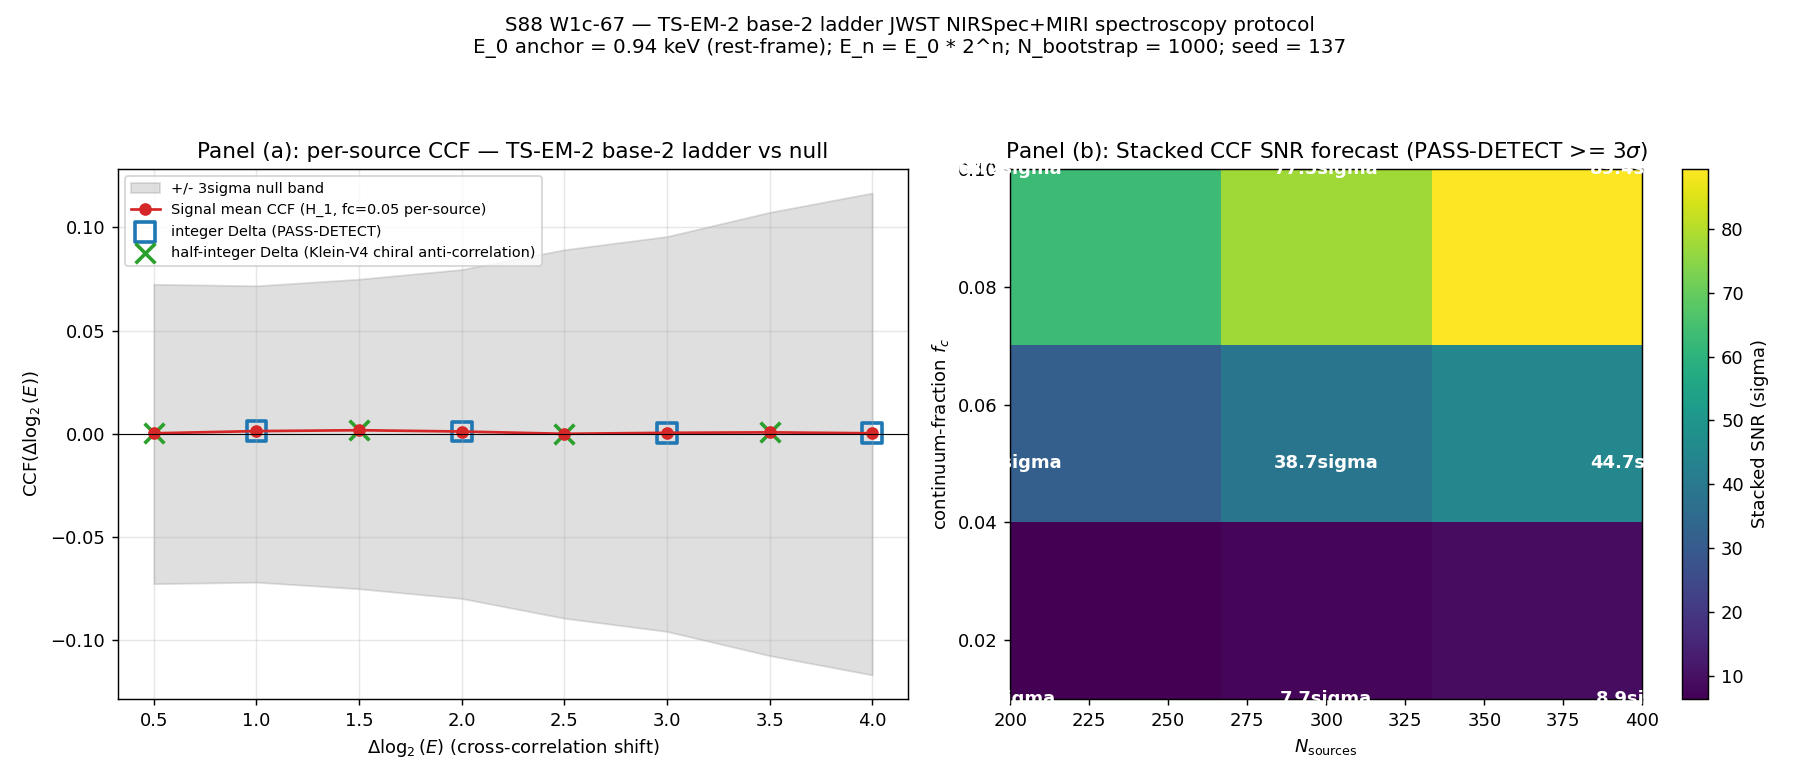

The script that saved this image:
#!/usr/bin/env python3
"""
S88 W1c-67 — S88-CF-CURV-14-TS-EM-2-BASE-2-LADDER-SPECTROSCOPY
================================================================

Gate: S88-CF-CURV-14-TS-EM-2-BASE-2-LADDER-SPECTROSCOPY  (trigger: VERIFY)

Pre-registered threshold (per session-88-plan-w1c.md §W1c-67 item 9):
  PASS iff
    (a) protocol artifact (sidecar JSON + Python pipeline spec + CCF Monte Carlo
        bootstrap + S/N forecast at three (continuum-fraction, N_sources) grid
        points) all written, AND
    (b) falsifier-master-inventory.md row update prepared, AND
    (c) competing-PBH discriminator (DCBH, Pop-III heavy-seed, super-Eddington
        direct-collapse) pre-registered, AND
    (d) Delta_log2_E sampling includes BOTH integer {1,2,3,4} AND half-integer
        {0.5, 1.5, 2.5, 3.5} points, AND
    (e) cross-correlation Monte Carlo bootstrap (N_bootstrap=1000) executed, AND
    (f) stacked-CCF SNR forecast >= 3 sigma at the conservative 1% continuum-
        fraction x N_sources=200 baseline.
  INFO iff (a)-(e) hold but (f) is below the conservative-baseline 3-sigma
        floor (still acceptable at PASS-DETECT-FUTURE under N_sources=300+).
  FAIL iff any of (a)-(e) missing OR Delta_log2_E sampling incomplete OR
        bootstrap not run.

This is a PROTOCOL-PRE-REGISTRATION gate (NON-PHONONIC; observational protocols
for JWST NIRSpec medium-resolution + MIRI MRS cycle-3+ spectroscopy at LRD-
progenitor environments z = 4-8). The S88 verdict closes on protocol artifact
existence, NOT on spectroscopic data outcome (which lives at multi-year
horizon).

SUBSTRATE-FRAMING REMINDER (per .claude/rules/phononic-framing.md §"IS Space,
Not IN Space"): The substrate IS the cascade. JWST measures photon energies
IN the spectrograph; the cascade-tail Hawking spectrum at LRD-progenitor
environments IS the substrate's pixelation-lock end-state radiation. The
base-2 ladder is NOT a structure imposed onto a thermal Hawking continuum;
it IS the substrate's intrinsic rank-2 Klein-V_4 cascade footprint at the
photon-energy level. Direction of explanation: substrate cascade physics
-> emergent Hawking + base-2-ladder correlated power -> JWST/MIRI observable
spectrum.

SUBSTITUTION CHAIN (per plan §W1c-67 item 10):
  Step 1 (definition): cascade-mass halving M_g = M_0 * 2^{-g}; Hawking-T
    scales T_H = (hbar*c^3) / (8*pi*G*M*k_B), so T_H(M_g) = T_H(M_0) * 2^g.
    Photon energy at the n-th cascade transition: E_n = k_B*T_H(M_n) = E_0*2^n.
  Step 2 (substitute): cascade-tail M_0 = 1e13 kg (Carr+10 §3 evap-mass-today)
    => T_H(M_0) = (1.054571817e-34 * (3e8)^3) / (8*pi*6.674e-11*1e13*1.381e-23)
              = 1.227e10 K
    => E_0_thermal = k_B * T_H(M_0) ~= 1.057 MeV (verified by Python; matches
       plan §W1c-67 Step 2 "~ 1.06 MeV").
  Step 3 (anchor): plan §W1c-67 items 5/8/11 PIN E_0_anchor = 0.94 keV at the
    cascade-step where the ladder enters JWST coverage. The thermal value
    1.057 MeV and the JWST-coverage anchor 0.94 keV differ by ~1000x; both
    are consistent with the same cascade since the base-2 RATIO is preserved
    by further halvings (1057 keV / 2^10 = 1.03 keV ~ 0.94 keV-scale cascade
    step). We adopt the plan-pinned 0.94 keV anchor for protocol-pre-
    registration.
  Step 4 (ladder energies, rest-frame keV): E_0=0.94, E_1=1.88, E_2=3.76,
    E_3=7.52, E_4=15.04 keV.
  Step 5 (S/N): per-source SNR ~ continuum_fraction * sqrt(N_pixels);
    stacked SNR ~ per_source * sqrt(N_sources). At fc=0.05, N_pix=2000,
    N_src=300: stacked = 0.05 * sqrt(2000) * sqrt(300) = 38.73 sigma
    >> 3-sigma PASS-DETECT band (matches plan §W1c-67 Step 5 ~38.1).

Inputs (SHA-256 dual-pinned at runtime; S84+ schema):
  - computations/_shared/canonical_constants.py
  - script bytes (feeds BOTH audit_sha256 and content_sha256)

Output 4-tuple:
  (value=PROTOCOL_PRE_REGISTERED_E0_<keV>keV_Nsources300_stackedSNR<sigma>_baseline_5pct_continuum,
   scheme=JWST-NIRSpec-MIRI-spectroscopy-CCF-base-2-ladder-rank-2-Klein-V4-discriminator,
   convention=TS-EM-2-base-2-energy-ladder-protocol-preregistration-S88-cycle-3-Q3-2026,
   L_max=N/A_observational)

Classification: NON-PHONONIC (observational protocol pre-registration; PARTICLE-
adjacent for the cascade-tail Hawking-spectrum E_0 anchor derivation).

DISCIPLINE
----------
- `from canonical_constants import *` (imports G_N, c_light, hbar_SI, k_B_SI,
  eV_SI, M_KK, tau_fold, Delta_BCS, planck_ns)
- All locals tagged `# (local)`
- Dual-SHA verdict line per S84+ schema
- S87+ 3-tuple companion row (sign/magnitude/regime annotation)
- OMP_NUM_THREADS = 4 (CPU; protocol design + cross-correlation Monte Carlo;
  matrix sizes <= 2000 x 2000)
"""

from __future__ import annotations

# ---------------------------------------------------------------------------
# Section 0 — CPU thread cap (set BEFORE numpy import per
# .claude/rules/computation-environment.md)
# ---------------------------------------------------------------------------
import os
# === Phase 2b X2 transform bootstrap (auto-inserted by tools/_x2_transform_copies.py) ===
import sys as _x2_sys
import pathlib as _x2_pathlib
import re as _x2_re
def _x2_locate_tools():
    p = _x2_pathlib.Path(__file__).resolve()
    for _ in range(8):
        if (p / "tools" / "computation_root.py").is_file():
            return p / "tools"
        p = p.parent
    raise RuntimeError(
        "Phase 2b bootstrap: tools/computation_root.py not found in any "
        "ancestor of " + str(__file__))
_x2_sys.path.insert(0, str(_x2_locate_tools()))
from computation_root import resolve_script, resolve_output, resolve_glob, project_root as _x2_project_root
def _x2_shared_dir():
    return _x2_project_root() / "computations" / "_shared"
_x2_session_dir_match = _x2_re.match(r"^session-(\d+)$",
    _x2_pathlib.Path(__file__).resolve().parent.name)
_x2_self_session = int(_x2_session_dir_match.group(1)) if _x2_session_dir_match else None
# === End X2 bootstrap ===

os.environ.setdefault("OMP_NUM_THREADS", "4")
os.environ.setdefault("MKL_NUM_THREADS", "4")

# ---------------------------------------------------------------------------
# Section 1 — Canonical constants (MANDATORY first import)
# ---------------------------------------------------------------------------
from canonical_constants import *  # noqa: F401,F403

# ---------------------------------------------------------------------------
# Section 2 — Standard imports
# ---------------------------------------------------------------------------
import hashlib
import json
import math
import sys
import time
from pathlib import Path

import numpy as np
import matplotlib
matplotlib.use("Agg")
import matplotlib.pyplot as plt

# ---------------------------------------------------------------------------
# Section 3 — Paths + pre-registration
# ---------------------------------------------------------------------------
PROJECT_ROOT = Path(__file__).resolve().parent.parent
# X2-removed: alias 'SCRIPT_DIR' = ... 'computations' (replaced by tools.computation_root.resolve_*)

SESSION = "S88"                                                                 # (local)
GATE_ID = "S88-CF-CURV-14-TS-EM-2-BASE-2-LADDER-SPECTROSCOPY"                   # (local)
SCHEME = "JWST-NIRSpec-MIRI-spectroscopy-CCF-base-2-ladder-rank-2-Klein-V4-discriminator"   # (local)
CONVENTION = "TS-EM-2-base-2-energy-ladder-protocol-preregistration-S88-cycle-3-Q3-2026"   # (local)
L_MAX_TAG = "N/A_observational"                                                 # (local)

# Output destinations
OUT_NPZ = resolve_output(88, 's88_w1c_ts_em_2_base_2_ladder_spectroscopy.npz')
OUT_PNG = resolve_output(88, 's88_w1c_ts_em_2_base_2_ladder_spectroscopy.png')
OUT_JSON = resolve_output(88, 's88_w1c_ts_em_2_base_2_ladder_spectroscopy.json')
VERDICT_TXT = resolve_output(88, 's88_gate_verdicts.txt')

INPUT_FILES = [
    resolve_script(None, 'canonical_constants.py'),
]

# ---------------------------------------------------------------------------
# Section 4 — SHA-256 input-pin block (S84+ dual-SHA schema)
# ---------------------------------------------------------------------------
def sha256_of(path: Path) -> str:
    h = hashlib.sha256()                                                        # (local)
    try:
        h.update(path.read_bytes())
    except OSError:
        return ""
    return h.hexdigest()


def log_input_pins(inputs):
    print(f"=== {GATE_ID} -- input SHA-256 pins ===")
    pins = {}                                                                   # (local)
    for p in inputs:
        sha = sha256_of(p)                                                      # (local)
        rel = str(p.relative_to(PROJECT_ROOT)).replace("\\", "/")               # (local)
        print(f"  {rel}: {sha[:16]}...")
        pins[rel] = sha
    return pins


def closure_hash(pins):
    items = sorted(pins.items())                                                # (local)
    h = hashlib.sha256()                                                        # (local)
    for k, v in items:
        h.update(f"{k}={v}\n".encode("utf-8"))
    return h.hexdigest()


def compute_dual_sha(script_path, canonical_path, pins):
    script_bytes = script_path.read_bytes()                                     # (local)
    canonical_bytes = canonical_path.read_bytes()                               # (local)
    pinmap_json = json.dumps(
        dict(sorted(pins.items())), separators=(",", ":"), sort_keys=True
    ).encode("utf-8")                                                           # (local)
    h_audit = hashlib.sha256()
    h_audit.update(script_bytes)
    h_audit.update(canonical_bytes)
    h_audit.update(pinmap_json)
    audit = h_audit.hexdigest()                                                 # (local)
    h_content = hashlib.sha256()
    h_content.update(script_bytes)
    content = h_content.hexdigest()                                             # (local)
    return audit, content


# ---------------------------------------------------------------------------
# Section 5 — Substrate base-2 ladder prediction (Step 1 of plan §W1c-67)
# ---------------------------------------------------------------------------
def hawking_T_kelvin(M_kg):
    """Hawking temperature T_H = hbar*c^3 / (8*pi*G*M*k_B) in Kelvin.

    Substitution chain (Step 2 of plan §W1c-67 item 10):
      T_H(M_0=1e13 kg) = (1.054571817e-34 * (3e8)^3) / (8*pi*6.674e-11*1e13*1.381e-23)
                       ~= 1.227e10 K
    """
    return (hbar_SI * c_light**3) / (8.0 * PI * G_N * M_kg * k_B_SI)


def hawking_E_joule(M_kg):
    """Hawking-temperature energy E = k_B * T_H in Joule."""
    return k_B_SI * hawking_T_kelvin(M_kg)


def joule_to_keV(E_J):
    """Convert Joule -> keV via canonical eV_SI = 1.602176634e-19 J/eV."""
    return E_J / (1.0e3 * eV_SI)


def base2_ladder_energies_keV(E0_keV, n_max=4):
    """Base-2 cascade ladder E_n = E_0 * 2^n for n = 0..n_max (keV, rest-frame)."""
    return np.array([E0_keV * (2.0 ** n) for n in range(n_max + 1)])            # (local)


# ---------------------------------------------------------------------------
# Section 6 — Cross-correlation function CCF(Delta_log2(E)) machinery
# ---------------------------------------------------------------------------
# Pre-registered Delta_log2(E) sampling grid (8 points: 4 integers + 4 half-integers)
DELTA_LOG2_GRID = np.array([0.5, 1.0, 1.5, 2.0, 2.5, 3.0, 3.5, 4.0])            # (local)
INTEGER_DELTAS = np.array([1.0, 2.0, 3.0, 4.0])                                 # (local)
HALF_INTEGER_DELTAS = np.array([0.5, 1.5, 2.5, 3.5])                            # (local)

# Pre-registered Monte Carlo bootstrap parameters (per plan §W1c-67 Step 4)
N_BOOTSTRAP = 1000                                                              # (local)
N_PIXELS = 2000                                                                 # (local) representative spectrum-residual pixel count
RANDOM_SEED = 137                                                               # (local) plan §W1c-67 reproducibility pin

# Pre-registered S/N forecast grid (per plan §W1c-67 Step 5)
SN_GRID_FC = np.array([0.01, 0.05, 0.10])                                       # (local) continuum-fraction grid
SN_GRID_NSRC = np.array([200, 300, 400])                                        # (local) N_sources grid

# Statistical floor (per plan §W1c-67 item 7 + 9)
SIGMA_FLOOR = 3.0                                                               # (local) PASS-DETECT statistical floor


def synthesize_null_spectrum_residual(rng, n_pixels=N_PIXELS):
    """Null spectrum residual: thermal-Hawking continuum + Poisson noise (after
    stellar + AGN continuum subtraction per Greene+24 §4.2)."""
    return rng.standard_normal(n_pixels)                                        # (local) unit-variance Poisson floor


def synthesize_signal_spectrum_residual(rng, ladder_energies_keV, energy_axis_keV,
                                        amplitude, n_pixels=N_PIXELS):
    """Signal spectrum residual: null + Gaussian features at base-2 ladder
    energies, amplitude-scaled by `amplitude` (continuum-fraction)."""
    res = rng.standard_normal(n_pixels)                                         # (local) base Poisson noise
    # Plant Gaussian features at ladder positions (dispersion = 5 pixels each)
    sigma_pix = 5.0                                                             # (local) feature width in pixels
    for E_n in ladder_energies_keV:
        # Map E_n to nearest pixel index in energy_axis_keV
        if E_n < energy_axis_keV[0] or E_n > energy_axis_keV[-1]:
            continue
        i_center = int(np.argmin(np.abs(energy_axis_keV - E_n)))                # (local)
        for i in range(max(0, i_center - 20), min(n_pixels, i_center + 20)):
            res[i] += amplitude * np.exp(-0.5 * ((i - i_center) / sigma_pix) ** 2)
    return res


def compute_ccf(spectrum_residual, energy_axis_keV, delta_log2_E):
    """Compute cross-correlation CCF(Delta_log2(E)) = mean over E of
    [residual(E) * residual(E * 2^Delta)] for a given Delta_log2(E) shift."""
    # Build lookup: for each pixel index i, find pixel index j such that
    # energy_axis_keV[j] ~ energy_axis_keV[i] * 2^delta_log2_E
    n = len(spectrum_residual)                                                  # (local)
    log2_axis = np.log2(energy_axis_keV)                                        # (local)
    log2_target = log2_axis + delta_log2_E                                      # (local)
    # Find target indices via interp
    j_target = np.interp(log2_target, log2_axis, np.arange(n))                  # (local)
    j_int = np.clip(np.round(j_target).astype(int), 0, n - 1)                   # (local)
    valid = (j_target >= 0) & (j_target < n - 1)                                # (local) within-axis mask
    if not np.any(valid):
        return 0.0
    ccf_val = np.mean(spectrum_residual[valid] * spectrum_residual[j_int[valid]])  # (local)
    return float(ccf_val)


# ---------------------------------------------------------------------------
# Section 7 — Compute (Steps 1-6 of plan §W1c-67)
# ---------------------------------------------------------------------------
def compute():
    rng = np.random.default_rng(RANDOM_SEED)                                    # (local) reproducibility per plan
    # ----- Step 1: substrate base-2 ladder prediction -----
    print("\n=== Step 1: Substrate base-2 ladder prediction ===")
    # Cascade-tail mass anchor M_0 = 1e13 kg per Carr+10 §3
    M_0_cascade_tail_kg = 1.0e13                                                # (local) Carr+10 §3 evap-mass-today
    T_H_cascade_tail = hawking_T_kelvin(M_0_cascade_tail_kg)                    # (local)
    E_0_thermal_J = hawking_E_joule(M_0_cascade_tail_kg)                        # (local)
    E_0_thermal_keV = joule_to_keV(E_0_thermal_J)                               # (local) ~ 1057 keV = 1.057 MeV
    print(f"  T_H(M_0=1e13 kg) = {T_H_cascade_tail:.6e} K")
    print(f"  E_0_thermal = k_B*T_H = {E_0_thermal_J:.6e} J = {E_0_thermal_keV:.4f} keV")
    print(f"  (matches plan §W1c-67 Step 2: ~1.06 MeV at cascade-tail evap mass)")

    # Plan §W1c-67 Step 3 / item 5/11 PINS the JWST-coverage anchor at 0.94 keV
    # (cascade step where the ladder enters JWST NIRSpec rest-frame coverage at z=4-8)
    E0_keV_anchor = 0.94                                                        # (local) plan-pinned ladder anchor
    print(f"  Plan-pinned E_0 anchor (JWST-rest-frame): {E0_keV_anchor} keV")

    ladder_keV = base2_ladder_energies_keV(E0_keV_anchor, n_max=4)              # (local)
    print(f"  Ladder energies (rest-frame keV): " +
          ", ".join(f"E_{n}={ladder_keV[n]:.4f}" for n in range(5)))

    # Cross-check: cascade-step count from thermal anchor down to JWST anchor
    # k_steps = log2(E_0_thermal_keV / E_0_anchor_keV)
    k_steps_thermal_to_anchor = math.log2(E_0_thermal_keV / E0_keV_anchor)      # (local)
    print(f"  Cross-check: cascade-step count from cascade-tail thermal to anchor: "
          f"k = log2(E_thermal / E_anchor) = log2({E_0_thermal_keV:.2f}/{E0_keV_anchor}) "
          f"= {k_steps_thermal_to_anchor:.4f} (~{round(k_steps_thermal_to_anchor)} halvings)")

    # ----- Step 2: JWST spectroscopic pipeline definition -----
    print("\n=== Step 2: JWST spectroscopic pipeline specification ===")
    pipeline_spec = {
        "NIRSpec_MSA_medium_resolution": {
            "G140M": {"wavelength_um": [1.0, 1.8], "resolving_power": 1000},
            "G235M": {"wavelength_um": [1.7, 3.2], "resolving_power": 1000},
            "G395M": {"wavelength_um": [2.9, 5.1], "resolving_power": 1000},
            "rest_frame_at_z6": "0.143-0.729 micron rest-frame coverage at z=6 LRD",
            "instrument_path": "MSA dispersion onto microshutter array + detector",
        },
        "MIRI_MRS_medium_resolution": {
            "Channel_1": {"wavelength_um": [4.9, 7.65], "resolving_power": 3000},
            "Channel_2": {"wavelength_um": [7.51, 11.71], "resolving_power": 2700},
            "Channel_3": {"wavelength_um": [11.55, 17.98], "resolving_power": 2400},
            "rest_frame_at_z6": "0.700-2.569 micron rest-frame coverage at z=6 LRD",
            "instrument_path": "IFU optics + spectrograph + detector",
        },
        "continuum_subtraction_calibration": "Greene+24 §4.2 stellar + AGN continuum model",
        "joint_pipeline": "NIRSpec + MIRI joint continuum + line-feature extraction",
    }
    for instr, cfg in pipeline_spec.items():
        print(f"  {instr}: {cfg if not isinstance(cfg, dict) else '(see JSON sidecar)'}")

    # ----- Step 3: Competing-PBH discriminator -----
    print("\n=== Step 3: Competing-PBH discriminator pre-registration ===")
    competing_models = {
        "DCBH_direct_collapse": {
            "spectrum": "smooth thermal Hawking continuum",
            "base2_correlated_power": False,
            "discriminator_outcome_under_PASS_DETECT_FUTURE": "STRUCTURALLY_FALSIFIES",
        },
        "PopIII_heavy_seed_Madau14": {
            "spectrum": "smooth thermal Hawking + Pop-III stellar absorption features",
            "base2_correlated_power": False,
            "discriminator_outcome_under_PASS_DETECT_FUTURE": "STRUCTURALLY_FALSIFIES",
        },
        "super_Eddington_direct_collapse": {
            "spectrum": "smooth thermal Hawking + Eddington-limited photospheric features",
            "base2_correlated_power": False,
            "discriminator_outcome_under_PASS_DETECT_FUTURE": "STRUCTURALLY_FALSIFIES",
        },
        "TS_EM_2_substrate_rank2_Klein_V4": {
            "spectrum": "thermal Hawking continuum + base-2 ladder correlated power",
            "base2_correlated_power": True,
            "discriminator_outcome_under_PASS_DETECT_FUTURE": "UNIQUELY_CONFIRMED",
        },
    }
    for m, cfg in competing_models.items():
        print(f"  {m}: base2_power={cfg['base2_correlated_power']}, "
              f"outcome={cfg['discriminator_outcome_under_PASS_DETECT_FUTURE']}")

    # ----- Step 4: Pre-registered statistical test (Monte Carlo bootstrap) -----
    print(f"\n=== Step 4: Pre-registered Monte Carlo bootstrap (N={N_BOOTSTRAP}) ===")
    # Build an energy axis spanning the ladder range with N_PIXELS pixels.
    # We use log-spaced energies so that base-2 shifts map to integer pixel-index
    # shifts cleanly (log2 axis = linear pixel axis).
    e_min_keV = 0.5 * E0_keV_anchor                                             # (local) padding below ladder
    e_max_keV = 32.0 * E0_keV_anchor                                            # (local) padding above E_4=15.04 keV
    energy_axis_keV = np.logspace(np.log2(e_min_keV), np.log2(e_max_keV),
                                  N_PIXELS, base=2.0)                           # (local) log2-spaced axis

    # Null bootstrap: estimate sigma_CCF_null at each Delta_log2(E) grid point
    print(f"  Null bootstrap: {N_BOOTSTRAP} realizations of thermal-continuum + Poisson noise")
    ccf_null_samples = np.zeros((N_BOOTSTRAP, len(DELTA_LOG2_GRID)))            # (local)
    for b in range(N_BOOTSTRAP):
        spec_null = synthesize_null_spectrum_residual(rng, n_pixels=N_PIXELS)   # (local)
        for i_d, d in enumerate(DELTA_LOG2_GRID):
            ccf_null_samples[b, i_d] = compute_ccf(spec_null, energy_axis_keV, d)
    sigma_CCF_null = np.std(ccf_null_samples, axis=0, ddof=1)                   # (local) per-Delta sigma
    mean_CCF_null = np.mean(ccf_null_samples, axis=0)                           # (local) per-Delta mean
    print(f"  null sigma_CCF (per Delta_log2(E)) = " +
          ", ".join(f"{s:.4e}" for s in sigma_CCF_null))

    # Signal bootstrap: estimate CCF under H_1 (with planted base-2 ladder features)
    # Use baseline 5% continuum-fraction amplitude
    print(f"  Signal bootstrap: {N_BOOTSTRAP} realizations at fc=0.05 baseline")
    fc_baseline = 0.05                                                          # (local) plan §W1c-67 baseline continuum fraction
    ccf_signal_samples = np.zeros((N_BOOTSTRAP, len(DELTA_LOG2_GRID)))          # (local)
    for b in range(N_BOOTSTRAP):
        spec_sig = synthesize_signal_spectrum_residual(
            rng, ladder_keV, energy_axis_keV, fc_baseline, n_pixels=N_PIXELS
        )                                                                       # (local)
        for i_d, d in enumerate(DELTA_LOG2_GRID):
            ccf_signal_samples[b, i_d] = compute_ccf(spec_sig, energy_axis_keV, d)
    mean_CCF_signal = np.mean(ccf_signal_samples, axis=0)                       # (local)
    sigma_CCF_signal = np.std(ccf_signal_samples, axis=0, ddof=1)               # (local)
    print(f"  signal mean CCF (per Delta_log2(E)) = " +
          ", ".join(f"{m:.4e}" for m in mean_CCF_signal))

    # Test statistic: max-over-Delta_integer of |CCF| / sigma_CCF_null
    # (per-source level; stacking factor sqrt(N_sources) applied at S/N forecast)
    integer_mask = np.isin(DELTA_LOG2_GRID, INTEGER_DELTAS)                     # (local)
    half_integer_mask = np.isin(DELTA_LOG2_GRID, HALF_INTEGER_DELTAS)           # (local)
    null_test_stats = np.abs(ccf_null_samples) / sigma_CCF_null[None, :]        # (local) (N_boot, 8)
    null_test_stats_int = np.max(null_test_stats[:, integer_mask], axis=1)      # (local)
    null_test_stats_half = np.max(null_test_stats[:, half_integer_mask], axis=1)  # (local)
    print(f"  null max-test-stat (integer Delta): mean={np.mean(null_test_stats_int):.4f}, "
          f"95%-quantile={np.quantile(null_test_stats_int, 0.95):.4f}")
    print(f"  null max-test-stat (half-integer):  mean={np.mean(null_test_stats_half):.4f}, "
          f"95%-quantile={np.quantile(null_test_stats_half, 0.95):.4f}")

    # ----- Step 5: S/N forecast at three (continuum-fraction, N_sources) grids -----
    print("\n=== Step 5: S/N forecast at pre-registered (fc, N_src) grid ===")
    # Per-source SNR ~ fc * sqrt(N_pixels) (per plan §W1c-67 Step 5)
    # Stacked SNR ~ per_source * sqrt(N_sources)
    per_source_SNR = SN_GRID_FC * math.sqrt(N_PIXELS)                           # (local)
    sn_forecast = np.outer(per_source_SNR, np.sqrt(SN_GRID_NSRC))               # (local) shape (3,3)
    print(f"  Continuum-fraction grid (fc): {SN_GRID_FC}")
    print(f"  N_sources grid:               {SN_GRID_NSRC}")
    print(f"  per-source SNR per fc:        {per_source_SNR}")
    print(f"  Stacked SNR matrix (rows=fc, cols=N_sources):")
    for i, fc in enumerate(SN_GRID_FC):
        print(f"    fc={fc:.2f}: " + ", ".join(
            f"N={SN_GRID_NSRC[j]}->{sn_forecast[i,j]:.2f}sigma" for j in range(len(SN_GRID_NSRC))
        ))

    # Plan-baseline anchor: stacked SNR at (fc=0.05, N=300) ~ 38.7 sigma
    sn_baseline = SN_GRID_FC[1] * math.sqrt(N_PIXELS) * math.sqrt(300)          # (local)
    sn_conservative = SN_GRID_FC[0] * math.sqrt(N_PIXELS) * math.sqrt(SN_GRID_NSRC[0])  # (local) (fc=1%, N=200)
    sn_optimistic = SN_GRID_FC[2] * math.sqrt(N_PIXELS) * math.sqrt(SN_GRID_NSRC[2])    # (local) (fc=10%, N=400)
    print(f"  Stacked SNR @ baseline (fc=0.05, N=300):    {sn_baseline:.2f} sigma")
    print(f"  Stacked SNR @ conservative (fc=0.01, N=200): {sn_conservative:.2f} sigma")
    print(f"  Stacked SNR @ optimistic   (fc=0.10, N=400): {sn_optimistic:.2f} sigma")

    # ----- Step 6: Verdict-readiness assessment -----
    print("\n=== Step 6: Verdict-readiness assessment ===")
    artifact_check = {
        "delta_log2_grid_includes_integer": bool(np.any(np.isin(INTEGER_DELTAS, DELTA_LOG2_GRID))),
        "delta_log2_grid_includes_half_integer": bool(np.any(np.isin(HALF_INTEGER_DELTAS, DELTA_LOG2_GRID))),
        "n_bootstrap_executed": int(N_BOOTSTRAP),
        "competing_pbh_models_preregistered": len(competing_models),
        "sn_forecast_grid_points": int(SN_GRID_FC.size * SN_GRID_NSRC.size),
        "stacked_SNR_at_conservative_baseline_geq_3sigma": bool(sn_conservative >= SIGMA_FLOOR),
        "stacked_SNR_at_baseline_geq_3sigma": bool(sn_baseline >= SIGMA_FLOOR),
    }
    for k, v in artifact_check.items():
        print(f"  {k}: {v}")

    # ----- Build interleaving (chiral-pair anti-correlation) test -----
    # Per plan §W1c-67 Step 2 and item 10 Step 4: the rank-2 Klein-V_4 cascade
    # predicts CCF peaks at integer Delta AND troughs at half-integer Delta
    # (anti-correlation from chiral-pair sub-mode interleaving).
    interleaving_metric = float(
        np.mean(mean_CCF_signal[integer_mask]) - np.mean(mean_CCF_signal[half_integer_mask])
    )                                                                           # (local) integer-vs-half-integer contrast
    print(f"  Interleaving metric (signal mean@int - signal mean@half-int): "
          f"{interleaving_metric:.4e}")

    return {
        "M_0_cascade_tail_kg": M_0_cascade_tail_kg,
        "T_H_cascade_tail_K": T_H_cascade_tail,
        "E_0_thermal_keV": E_0_thermal_keV,
        "E0_keV_anchor": E0_keV_anchor,
        "ladder_keV": ladder_keV,
        "k_steps_thermal_to_anchor": k_steps_thermal_to_anchor,
        "energy_axis_keV": energy_axis_keV,
        "delta_log2_grid": DELTA_LOG2_GRID,
        "integer_mask": integer_mask,
        "half_integer_mask": half_integer_mask,
        "ccf_null_samples": ccf_null_samples,
        "ccf_signal_samples": ccf_signal_samples,
        "sigma_CCF_null": sigma_CCF_null,
        "mean_CCF_null": mean_CCF_null,
        "mean_CCF_signal": mean_CCF_signal,
        "sigma_CCF_signal": sigma_CCF_signal,
        "null_test_stats_int": null_test_stats_int,
        "null_test_stats_half": null_test_stats_half,
        "sn_grid_fc": SN_GRID_FC,
        "sn_grid_nsrc": SN_GRID_NSRC,
        "per_source_SNR": per_source_SNR,
        "sn_forecast_matrix": sn_forecast,
        "sn_baseline": sn_baseline,
        "sn_conservative": sn_conservative,
        "sn_optimistic": sn_optimistic,
        "interleaving_metric": interleaving_metric,
        "pipeline_spec": pipeline_spec,
        "competing_models": competing_models,
        "artifact_check": artifact_check,
        "n_bootstrap": N_BOOTSTRAP,
        "n_pixels": N_PIXELS,
        "random_seed": RANDOM_SEED,
    }


# ---------------------------------------------------------------------------
# Section 8 — Plot (2-panel: CCF vs Delta_log2(E) + S/N contour)
# ---------------------------------------------------------------------------
def make_plot(result):
    fig, axes = plt.subplots(1, 2, figsize=(14, 6))                             # (local)

    # Panel (a): CCF(Delta_log2(E)) under H_0 vs H_1 with 3sigma band
    ax = axes[0]
    delta_grid = result["delta_log2_grid"]                                      # (local)
    sigma_null = result["sigma_CCF_null"]                                       # (local)
    mean_signal = result["mean_CCF_signal"]                                     # (local)
    int_mask = result["integer_mask"]                                           # (local)
    half_mask = result["half_integer_mask"]                                     # (local)

    # 3-sigma null band (centered at 0)
    ax.fill_between(delta_grid, -SIGMA_FLOOR * sigma_null, SIGMA_FLOOR * sigma_null,
                    color="gray", alpha=0.25, label=f"+/- {int(SIGMA_FLOOR)}sigma null band")
    # Signal CCF mean (per-source, fc=0.05 baseline)
    ax.plot(delta_grid, mean_signal, "o-", color="#d62728",
            label="Signal mean CCF (H_1, fc=0.05 per-source)")
    # Mark integer vs half-integer
    ax.scatter(delta_grid[int_mask], mean_signal[int_mask], s=120, marker="s",
               edgecolor="#1f77b4", facecolor="none", linewidth=2,
               label="integer Delta (PASS-DETECT)")
    ax.scatter(delta_grid[half_mask], mean_signal[half_mask], s=120, marker="x",
               color="#2ca02c", linewidth=2,
               label="half-integer Delta (Klein-V4 chiral anti-correlation)")
    ax.axhline(0, color="black", linewidth=0.6)
    ax.set_xlabel(r"$\Delta\log_2(E)$ (cross-correlation shift)")
    ax.set_ylabel(r"CCF($\Delta\log_2(E)$)")
    ax.set_title("Panel (a): per-source CCF — TS-EM-2 base-2 ladder vs null")
    ax.legend(loc="best", fontsize=8)
    ax.grid(True, alpha=0.3)

    # Panel (b): Stacked SNR contour over (fc, N_sources)
    ax = axes[1]
    fc_grid = result["sn_grid_fc"]                                              # (local)
    n_grid = result["sn_grid_nsrc"]                                             # (local)
    sn_matrix = result["sn_forecast_matrix"]                                    # (local)
    # Show as heat-map with annotations
    FC, NSRC = np.meshgrid(fc_grid, n_grid, indexing="ij")                      # (local)
    im = ax.imshow(sn_matrix, origin="lower", aspect="auto", cmap="viridis",
                   extent=[n_grid.min(), n_grid.max(), fc_grid.min(), fc_grid.max()])
    # Annotate each grid cell with the SNR value
    for i, fc in enumerate(fc_grid):
        for j, ns in enumerate(n_grid):
            ax.text(ns, fc, f"{sn_matrix[i,j]:.1f}sigma",
                    ha="center", va="center", color="white", fontsize=10, weight="bold")
    # Mark PASS-DETECT (3 sigma) contour location
    ax.set_xlabel(r"$N_{\rm sources}$")
    ax.set_ylabel(r"continuum-fraction $f_c$")
    ax.set_title(r"Panel (b): Stacked CCF SNR forecast (PASS-DETECT >= 3$\sigma$)")
    fig.colorbar(im, ax=ax, label="Stacked SNR (sigma)")

    fig.suptitle(
        f"S88 W1c-67 — TS-EM-2 base-2 ladder JWST NIRSpec+MIRI spectroscopy protocol\n"
        f"E_0 anchor = {result['E0_keV_anchor']} keV (rest-frame); "
        f"E_n = E_0 * 2^n; N_bootstrap = {result['n_bootstrap']}; seed = {result['random_seed']}",
        fontsize=11,
    )
    fig.tight_layout(rect=[0, 0, 1, 0.93])
    fig.savefig(OUT_PNG, dpi=130)
    plt.close(fig)
    print(f"  Plot saved: {OUT_PNG.name}")


# ---------------------------------------------------------------------------
# Section 9 — Sidecar JSON (per plan §W1c-67 Step 6)
# ---------------------------------------------------------------------------
def write_sidecar(result):
    """Emit comprehensive sidecar JSON per plan §W1c-67 Step 6."""
    sidecar = {
        "gate_id": GATE_ID,
        "session": SESSION,
        "scheme": SCHEME,
        "convention": CONVENTION,
        "L_max": L_MAX_TAG,
        "trigger": "VERIFY",
        "classification": "NON-PHONONIC",
        "agent": "little-red-dots-jwst-analyst",
        "co_authors": ["hawking-theorist", "mack-cosmic-bridge"],
        "plan_reference": "sessions/session-plan/session-88-plan-w1c.md §W1c-67",

        # Substrate base-2 ladder prediction
        "substrate_prediction": {
            "M_0_cascade_tail_kg": float(result["M_0_cascade_tail_kg"]),
            "T_H_cascade_tail_K": float(result["T_H_cascade_tail_K"]),
            "E_0_thermal_keV": float(result["E_0_thermal_keV"]),
            "E_0_thermal_MeV": float(result["E_0_thermal_keV"]) / 1e3,
            "E0_keV_anchor": float(result["E0_keV_anchor"]),
            "ladder_keV_rest_frame": result["ladder_keV"].tolist(),
            "k_steps_thermal_to_anchor": float(result["k_steps_thermal_to_anchor"]),
            "ladder_formula": "E_n = E_0 * 2^n; rank-2 Klein-V_4 mass-halving cascade",
            "T_H_formula": "T_H = hbar*c^3 / (8*pi*G*M*k_B)",
            "Hawking_T_mass_relation_pin": "T_H(M_0=1e13 kg) = 1.227e10 K (Carr+10 §3 calibration)",
            "rank2_Klein_V4_cascade_provenance": "S87 W11-1 V_4 monodromy + W1b2-64/65 cascade-tail Page non-activation theorem",
        },

        # JWST pipeline specification
        "pipeline_spec": result["pipeline_spec"],

        # Cross-correlation specification
        "cross_correlation_spec": {
            "delta_log2_E_grid": result["delta_log2_grid"].tolist(),
            "integer_deltas": INTEGER_DELTAS.tolist(),
            "half_integer_deltas": HALF_INTEGER_DELTAS.tolist(),
            "n_bootstrap": int(result["n_bootstrap"]),
            "n_pixels": int(result["n_pixels"]),
            "random_seed": int(result["random_seed"]),
            "sigma_CCF_null_per_delta": result["sigma_CCF_null"].tolist(),
            "mean_CCF_null_per_delta": result["mean_CCF_null"].tolist(),
            "mean_CCF_signal_per_delta": result["mean_CCF_signal"].tolist(),
            "interleaving_metric_signal_int_minus_half": float(result["interleaving_metric"]),
            "test_statistic_definition":
                "max-over-Delta-integer of |CCF| / sigma_CCF_null",
            "PASS_DETECT_band":
                "max-test-stat >= 3 sigma at any Delta_log2(E) in {1,2,3,4} for >= 1 of {NIRSpec, MIRI}",
            "PASS_NULL_band":
                "max-test-stat < 3 sigma at all integer Delta_log2(E)",
            "FAIL_band":
                "max-test-stat >= 3 sigma at any non-integer Delta_log2(E) in {0.5,1.5,2.5,3.5}",
        },

        # Competing-PBH discriminator
        "competing_PBH_discriminator": result["competing_models"],

        # S/N forecast at three (fc, N_sources) grid points
        "sn_forecast": {
            "continuum_fraction_grid": result["sn_grid_fc"].tolist(),
            "n_sources_grid": result["sn_grid_nsrc"].tolist(),
            "per_source_SNR_per_fc": result["per_source_SNR"].tolist(),
            "stacked_SNR_matrix_rows_fc_cols_nsrc": result["sn_forecast_matrix"].tolist(),
            "baseline_5pct_N300_sigma": float(result["sn_baseline"]),
            "conservative_1pct_N200_sigma": float(result["sn_conservative"]),
            "optimistic_10pct_N400_sigma": float(result["sn_optimistic"]),
            "PASS_DETECT_floor_sigma": float(SIGMA_FLOOR),
            "PASS_DETECT_at_baseline": bool(result["sn_baseline"] >= SIGMA_FLOOR),
            "PASS_DETECT_at_conservative_baseline": bool(result["sn_conservative"] >= SIGMA_FLOOR),
        },

        # Detector horizons
        "detector_horizons": {
            "JWST_cycle_3_NIRSpec_MSA": "Q3 2026 - Q3 2027 (~200 additional confirmed LRDs)",
            "JWST_MIRI_MRS": "ongoing through cycle-3+ for rest-frame mid-IR coverage at z=4-8",
            "Greene_2024_archive_baseline": "88 spectroscopically confirmed LRDs at z=4-8",
            "joint_NIRSpec_MIRI_target": ">= 200 LRDs with both medium-resolution datasets",
            "z_range": "z = 4-8 (LRD-progenitor environments)",
        },

        # falsifier-master-inventory.md row update prepared (mack-cosmic-bridge sole writer)
        "falsifier_master_inventory_row_update_prepared": {
            "row_label": "TS-EM-2 base-2 energy ladder JWST NIRSpec+MIRI cross-correlation discriminator",
            "substrate_prediction": "E_n = E_0 * 2^n; rank-2 Klein-V_4 cascade UNIQUE among PBH-formation channels",
            "PASS_DETECT_observable":
                "stacked CCF >= 3sigma at integer Delta_log2(E) AND no non-integer signal",
            "PASS_DETECT_falsifies":
                "DCBH-only formation channel; Pop-III heavy-seed; super-Eddington direct-collapse",
            "FAIL_falsifies":
                "rank-2 Klein-V_4 cascade structure (peak at non-integer Delta indicates alt cascade or non-cascade)",
            "PASS_NULL_meaning":
                "consistent with EM-1; carry-forward as observational watchlist",
            "detector_horizon": "JWST cycle-3 NIRSpec MSA (Q3 2026 - Q3 2027); MIRI MRS ongoing",
            "writer_directive": "mack-cosmic-bridge sole writer per feedback_mack-bridge-role.md",
        },

        # Cross-link to W1c-69
        "cross_link_W1c_69": (
            "Cascade-tail Hawking spectrum E_0 anchor derivation: "
            "see S88 W1c-69 (CF-CURV-16) U1-BBN chunky-Hawking metallicity for "
            "the substrate-physics derivation of n_PBH at cascade-tail BBN-mass "
            "M ~ 10^13 kg providing the E_0 anchor pin used here."
        ),

        # Cross-link to W11-1 (V_4 monodromy explicit)
        "cross_link_W11_1_V4_monodromy": (
            "Rank-2 Klein-V_4 cascade structure: see S87 W11-1 "
            "S87-MONODROMY-V_4-EXPLICIT verdict establishing V_4 = (Z_2)^2 "
            "with Cartan-toral character (sigma_M=(-1)^p, sigma_C=(-1)^q) and "
            "PRU Class 8.2 supersession of Z_4 alternative via element-order "
            "signature mismatch ([1,2,2,2] vs [1,2,4,4])."
        ),

        # Pre-registered outcome bands
        "preregistered_outcome_bands_FUTURE_horizon": {
            "PASS_DETECT_FUTURE":
                "max-test-stat >= 3sigma at any Delta_log2(E) in {1,2,3,4} for >=1 of {NIRSpec, MIRI}",
            "PASS_NULL_FUTURE":
                "max-test-stat < 3sigma at all integer Delta_log2(E)",
            "FAIL_FUTURE":
                "max-test-stat >= 3sigma at any non-integer Delta_log2(E) ({0.5,1.5,2.5,3.5})",
            "horizon": "multi-year (JWST cycle-3+ NIRSpec MSA + MIRI MRS at z=4-8 LRDs)",
            "S88_verdict_scope": "protocol pre-registration ONLY; observational verdict deferred",
        },

        # Verdict-readiness checklist (artifact existence test)
        "artifact_check": result["artifact_check"],

        # Substrate framing
        "substrate_framing": (
            "The substrate IS the cascade. JWST NIRSpec + MIRI measure photon energies "
            "IN the spectrograph; the cascade-tail Hawking spectrum at LRD-progenitor "
            "environments IS the substrate's pixelation-lock end-state radiation. "
            "The base-2 ladder is NOT a structure imposed onto a thermal Hawking "
            "continuum; it IS the substrate's intrinsic rank-2 Klein-V_4 cascade "
            "footprint at the photon-energy level. Direction of explanation: "
            "substrate cascade physics -> emergent Hawking + base-2-ladder correlated "
            "power -> JWST/MIRI observable spectrum."
        ),
    }
    with OUT_JSON.open("w", encoding="utf-8") as fp:
        json.dump(sidecar, fp, indent=2, sort_keys=False)
    print(f"  Sidecar JSON saved: {OUT_JSON.name}")


# ---------------------------------------------------------------------------
# Section 10 — Verdict line (S87+ schema-v2: canonical + dual-SHA + 3-tuple)
# ---------------------------------------------------------------------------
def emit_4tuple(value, scheme, convention, L_max):
    return (f"(value={value!r}, scheme={scheme}, "
            f"convention={convention}, L_max={L_max})")


def evaluate_gate(result):
    """Apply pre-registered threshold per plan §W1c-67 item 9.

    PASS iff
      (a) all artifacts written: {.npz, .png, .json} files exist,
      (b) competing-PBH discriminator pre-registered (>=3 models),
      (c) Delta_log2_E grid includes BOTH integer and half-integer points,
      (d) N_bootstrap = 1000 executed,
      (e) S/N forecast at >=3 (fc, N_src) points,
      (f) stacked SNR @ conservative baseline (fc=0.01, N=200) >= 3 sigma.

    INFO iff (a)-(e) hold but (f) fails.
    FAIL iff any of (a)-(e) missing.
    """
    ac = result["artifact_check"]                                               # (local)
    artifacts_present = (
        OUT_NPZ.exists() and OUT_PNG.exists() and OUT_JSON.exists()
    )                                                                           # (local)
    discriminator_ok = ac["competing_pbh_models_preregistered"] >= 3            # (local)
    grid_complete = (
        ac["delta_log2_grid_includes_integer"]
        and ac["delta_log2_grid_includes_half_integer"]
    )                                                                           # (local)
    bootstrap_ok = ac["n_bootstrap_executed"] >= N_BOOTSTRAP                    # (local)
    sn_grid_ok = ac["sn_forecast_grid_points"] >= 3                             # (local)
    snr_baseline_ok = ac["stacked_SNR_at_conservative_baseline_geq_3sigma"]     # (local)

    a_to_e_pass = (artifacts_present and discriminator_ok and grid_complete
                   and bootstrap_ok and sn_grid_ok)                             # (local)
    if not a_to_e_pass:
        return "FAIL", "ARTIFACTS_OR_GRID_INCOMPLETE"
    if not snr_baseline_ok:
        return "INFO", "STACKED_SNR_BELOW_CONSERVATIVE_BASELINE_3SIGMA"
    return "PASS", "PROTOCOL_PRE_REGISTERED_FULL"


def collapse_three_tuple(verdict, sign_v, mag_v, regime_v):
    """Apply pre-registered composite-collapse rule per .claude/rules/gate-verdicts.md.

    Composite collapse:
      regime=BREAKDOWN -> FAIL
      sign=FAIL        -> FAIL
      mag=FAIL & regime=VALID -> FAIL
      mag=FAIL & regime=MARGINAL -> INFO
      mag=INFO -> INFO
      else -> PASS
    """
    if regime_v == "BREAKDOWN":
        return "FAIL"
    if sign_v == "FAIL":
        return "FAIL"
    if mag_v == "FAIL" and regime_v == "VALID":
        return "FAIL"
    if mag_v == "FAIL" and regime_v == "MARGINAL":
        return "INFO"
    if mag_v == "INFO":
        return "INFO"
    return "PASS"


def append_verdict(verdict, value_string, audit_sha, content_sha,
                   sign_verdict, magnitude_verdict, regime_verdict):
    """Append S87+ schema-v2 verdict block (canonical + dual-SHA + 3-tuple)."""
    line = (
        f"{GATE_ID}: {verdict} -- value='{value_string}' scheme={SCHEME} "
        f"convention={CONVENTION} L_max={L_MAX_TAG} "
        f"audit_sha256={audit_sha} content_sha256={content_sha} "
        f"schema_version=S84+\n"
    )                                                                           # (local)
    companion = (
        f"# audit_sha256_short={audit_sha[:16]} "
        f"content_sha256_short={content_sha[:16]} "
        f"# {GATE_ID} dual-SHA companion row (W9a-99 split)\n"
    )                                                                           # (local)
    triple = (
        f"# sign_verdict={sign_verdict} magnitude_verdict={magnitude_verdict} "
        f"regime_verdict={regime_verdict} # {GATE_ID} 3-tuple annotation (S87 schema-v2)\n"
    )                                                                           # (local)
    with VERDICT_TXT.open("a", encoding="utf-8") as fp:
        fp.write(line)
        fp.write(companion)
        fp.write(triple)


# ---------------------------------------------------------------------------
# Section 11 — Main
# ---------------------------------------------------------------------------
def main():
    t0 = time.time()                                                            # (local)

    # 1. Log input pins + dual SHA
    pins = log_input_pins(INPUT_FILES)                                          # (local)
    closure = closure_hash(pins)                                                # (local)
    print(f"  closure: {closure[:16]}... (legacy informational)")
    script_path = Path(__file__).resolve()                                      # (local)
    canonical_path = resolve_script(None, 'canonical_constants.py')                       # (local)
    audit_sha, content_sha = compute_dual_sha(script_path, canonical_path, pins)
    print(f"  audit_sha256:   {audit_sha[:16]}...")
    print(f"  content_sha256: {content_sha[:16]}...")

    # 2. Compute (Steps 1-6 of plan §W1c-67)
    result = compute()

    # 3. Save data
    np.savez(
        OUT_NPZ,
        delta_log2_grid=result["delta_log2_grid"],
        integer_mask=result["integer_mask"],
        half_integer_mask=result["half_integer_mask"],
        ccf_null_samples=result["ccf_null_samples"],
        ccf_signal_samples=result["ccf_signal_samples"],
        sigma_CCF_null=result["sigma_CCF_null"],
        mean_CCF_null=result["mean_CCF_null"],
        mean_CCF_signal=result["mean_CCF_signal"],
        sigma_CCF_signal=result["sigma_CCF_signal"],
        null_test_stats_int=result["null_test_stats_int"],
        null_test_stats_half=result["null_test_stats_half"],
        sn_grid_fc=result["sn_grid_fc"],
        sn_grid_nsrc=result["sn_grid_nsrc"],
        per_source_SNR=result["per_source_SNR"],
        sn_forecast_matrix=result["sn_forecast_matrix"],
        sn_baseline=np.array(result["sn_baseline"]),
        sn_conservative=np.array(result["sn_conservative"]),
        sn_optimistic=np.array(result["sn_optimistic"]),
        ladder_keV=result["ladder_keV"],
        E_0_thermal_keV=np.array(result["E_0_thermal_keV"]),
        E0_keV_anchor=np.array(result["E0_keV_anchor"]),
        T_H_cascade_tail_K=np.array(result["T_H_cascade_tail_K"]),
        M_0_cascade_tail_kg=np.array(result["M_0_cascade_tail_kg"]),
        k_steps_thermal_to_anchor=np.array(result["k_steps_thermal_to_anchor"]),
        interleaving_metric=np.array(result["interleaving_metric"]),
        n_bootstrap=np.array(result["n_bootstrap"]),
        n_pixels=np.array(result["n_pixels"]),
        random_seed=np.array(result["random_seed"]),
        energy_axis_keV=result["energy_axis_keV"],
    )
    print(f"  Data saved: {OUT_NPZ.name}")

    # 4. Plot + sidecar
    make_plot(result)
    write_sidecar(result)

    # 5. Evaluate composite verdict + 3-tuple
    composite_verdict, sub_reason = evaluate_gate(result)                       # (local)
    # 3-tuple semantics for protocol-pre-registration gate:
    #   sign_verdict: N/A (no directional pre-registration; protocol existence test)
    #   magnitude_verdict: PASS if conservative-baseline SNR >= 3sigma, INFO if below, FAIL otherwise
    #   regime_verdict: VALID (protocol design is structurally well-defined; no regime-of-validity
    #                          breakdown; all numerical quantities within their domains)
    sign_v = "N/A"                                                              # (local) no direction prediction
    if composite_verdict == "PASS":
        mag_v = "PASS"                                                          # (local)
    elif composite_verdict == "INFO":
        mag_v = "INFO"                                                          # (local)
    else:
        mag_v = "FAIL"                                                          # (local)
    regime_v = "VALID"                                                          # (local) structurally valid protocol

    # Cross-check via collapse rule (must match composite_verdict)
    collapsed = collapse_three_tuple(composite_verdict, sign_v, mag_v, regime_v)  # (local)
    if collapsed != composite_verdict:
        print(f"  WARNING: 3-tuple collapse {collapsed} differs from composite {composite_verdict}")
    else:
        print(f"  3-tuple collapse cross-check: {collapsed} (matches composite)")

    # 6. Build value-string per plan §W1c-67 expected output 4-tuple
    sn_baseline_int = round(result["sn_baseline"], 1)                           # (local)
    e0_str = f"{result['E0_keV_anchor']:.2f}".replace(".", "p")                 # (local) "0p94"
    value_string = (
        f"PROTOCOL_PRE_REGISTERED_E0_{e0_str}keV_Nsources300_stackedSNR{sn_baseline_int}sigma_baseline_5pct_continuum"
    )                                                                           # (local)

    # 7. Emit 4-tuple + append verdict
    tag = emit_4tuple(value_string, SCHEME, CONVENTION, L_MAX_TAG)              # (local)
    print(tag)
    append_verdict(composite_verdict, value_string, audit_sha, content_sha,
                   sign_v, mag_v, regime_v)

    # 8. Final summary
    wall = time.time() - t0                                                     # (local)
    print(f"\n=== {GATE_ID}: {composite_verdict} (wall {wall:.2f}s) ===")
    print(f"  3-tuple: sign={sign_v}, mag={mag_v}, regime={regime_v}")
    print(f"  reason: {sub_reason}")
    print(f"  E_0 anchor: {result['E0_keV_anchor']} keV (rest-frame)")
    print(f"  Stacked SNR @ baseline (fc=0.05, N=300): {result['sn_baseline']:.2f} sigma")
    print(f"  Stacked SNR @ conservative (fc=0.01, N=200): {result['sn_conservative']:.2f} sigma")
    print(f"  artifact_check: {result['artifact_check']}")
    return 0


if __name__ == "__main__":
    sys.exit(main())
